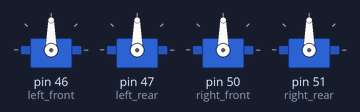
Recording of a sketch running on a simulated Arduino Mega 2560, built with avr-gcc and run on an emulated ATmega2560. Shown: 4 × servo.

Above: at 0.1 s.
At 5.1 s:
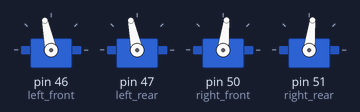
Timing chart, 0 to 6.6 s (numbered marks = the images above):
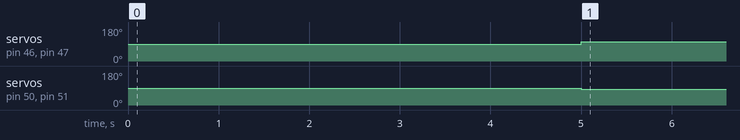

The sketch:

mecanum_omnidrive.ino
```cpp
/*MECANUM OMNIDRIVE
 * This file contains various functions for moving a mecanum-wheeled robot,
 * specific quirks for the robot used in MECHENG 706 are included, as that
 * is the primary target hardware for this code.
 *
 * Note: as of version 2.0.0, all functions except void motion(<args>) are
 * obsolete.  Please do not use the other functions, they are very buggy.
 */

 /*
  * Author:
  *   James Donaldson, jdon759, 763530765.
  * Version: 2.0.1
  * Date of latest version:
  *   2021-03-17
  */
#include <Servo.h>

//Please note that no control logic is provided in these functions

enum ROTATION {
  CW = -1,
  NONE = 0,
  CCW = 1
};

Servo left_front;
Servo left_rear;
Servo right_front;
Servo right_rear;

int error;
uint8_t count = 0;
int val = 1;
/*int rot_dir;
int heading;
int pwr;*/
int strafe;
int forward;

void setup() {
  // put your setup code here, to run once:
  // Attach servos to the correct outputs
  left_front.attach(46);
  left_rear.attach(47);
  right_front.attach(50);
  right_rear.attach(51);

}

/*=====================main loop======================*/
void loop() {
  // put your main code here, to run repeatedly:

  /*motion(400, 30, CCW, 40.0);
  delay(5000);
  for (int i = 0; i < 5; i++){
    motion((i*100), (i*25), NONE, 0.0);
    delay(1000);
  }
  motion(200, 270, CW, 30.0);
  delay(5000);*/
  //motion(0, 0, NONE, 0.0);
  //delay(2000);
  delay(5000);
  motion(100, 0, NONE, 0.0);


  //if (error) return;
}
/*====================================================*/


//try with ROTATION enum??
int rotate(int rot_dir, int pwr){
  // for rotating on the spot
  // pwr aceppts a number between 0 and 500, will error if else.
  if (pwr >= 0 && pwr <= 500) {
    pwr = pwr * rot_dir;
    left_front.writeMicroseconds(500 - pwr);
    left_rear.writeMicroseconds(500 - pwr);
    right_front.writeMicroseconds(500 + pwr);
    right_rear.writeMicroseconds(500 + pwr);
  }
  else if (pwr < 0 || pwr > 500){
    //return the value out of range code
    return 2;
  } else {
    return 1;
  }

  return 0;
}

int translate (int heading, int pwr) {
  //for motion witout rotation
  if (pwr >= 0 && pwr <= 500) {
    //calculate motion
    forward = (int)(pwr * cos((heading * 180)/PI));
    strafe = (int)(pwr * sin((heading * 180)/PI));
    // command motion
    left_front.writeMicroseconds(500 + forward + strafe);
    left_rear.writeMicroseconds(500 + forward - strafe);
    right_front.writeMicroseconds(500 + forward - strafe);
    right_rear.writeMicroseconds(500 + forward + strafe);
  } else if (pwr < 0 || pwr > 500) {
    return 2;
  } else {
    return 1;
  }
  return 0;
}

// motion() moves the robot in almsot any way you wish, including rotation.
// Do note that this is only an open loop function.  It is reccomended to
// incorporate this function into a closed loop system for best performance.
void motion(int power, int heading, ROTATION rot_direction, float rot_percent){
  //Moves wheels of robot in roughly the correct proportions to achieve
  // holonomic motion, EXCEPT for rotation while driving straight.
  //  INPUTS:
  //    power:   an integer between 0 and 500 which dictates the speed of motion
  //             NOTE:  it is reccomended to keep this value at 400 or below.
  //    heading: an integer in degrees which tells the robot which way to drive
  //    rot_direction: a value of type ROTATION.  Can be either CW, NONE, or CCW
  //    rot_percent: a value between 0 and 100 which determines the proportion
  //                 of rotative to translative motion
  //  OUTPUTS:
  //    none

  //version 1.0

  float fwd;      //Forward component
  float str;      //strafe component
  float rot;      //rotation component
  float norm;     //for normalising
  float lf, lr, rf, rr; //motor power values

  float trans_percent;

  // determine percent of performance dedicated to each of moving and rotating
  rot_percent /= 100.0;
  trans_percent = 1 - rot_percent;

  //assign values to the un-normalised componenets
  fwd = (float)power * cos((heading * 180)/PI) * trans_percent;
  str = (float)power * sin((heading * 180)/PI) * trans_percent;
  rot = (float)power * rot_percent * rot_direction;

  // if components are 0, exit. (this would indicate a bug)
  if((fwd==0)&&(str==0)&&(rot==0)){return;}

  //normalise component levels
  norm = abs(fwd) + abs(str) + abs(rot);
  lf = (fwd+str-rot)/norm;
  lr = (fwd-str-rot)/norm;
  rf = (fwd-str+rot)/norm;
  rr = (fwd+str+rot)/norm;

  //turn normalised power levels into proper power levels
  lf *= power;
  lr *= power;
  rf *= power;
  rr *= power;

  //set motor power values
  left_front.writeMicroseconds(1500 + (int)lf);
  left_rear.writeMicroseconds(1500 + (int)lr);
  right_front.writeMicroseconds(1500 - (int)rf);
  right_rear.writeMicroseconds(1500 - (int)rr);

  //done ;)
  return;
}


void rotateANDdrive(int power, int heading, ROTATION rot_direction, float rot_percent){
  //this function allows the robot to drive in a straight line while rotating.
  //In practice, it is better to use motion(<args>) inside a control loop for this purpose

  //version 0.0
  return;
}
```

ir2angle.ino
```cpp
#include <math.h>

enum SIDE {left, right};

int front_mm;
int rear_mm;
double thetad;
int thetai;
int deg;
int dist;

int rad2deg(double rad){
  deg = (int)(rad * 57296 / 1000);
  return deg;
}

void adjust_readings(){
  //add the distance of each sensor to the centreline
  front_mm += 35;
  rear_mm += 75;
}

int dist2centre(int front_mm, int rear_mm){
  //take weighted average
  //numbers are distances in tenths of mm to avoid type casting
  dist = (front_mm * 5715 + rear_mm * 8255)/(5715 + 8255);
  return dist;
}

int angle(int front_mm, int rear_mm, enum SIDE side){
  //use arctan.
  if (side == 1) {
    thetad = atan(((front_mm - rear_mm)* 10)/1397);
  } else {
    thetad = atan(((front_mm - rear_mm)* 10)/1397);
    thetad *= -1;
  }
  thetai = rad2deg(thetad);
  return thetai;
}
```

Measured:
- by itself, servo on pin 46 (left_front), servo on pin 47 (left_rear): 90° → 102° at 5.0 s
- by itself, servo on pin 50 (right_front), servo on pin 51 (right_rear): 90° → 83° at 5.0 s
